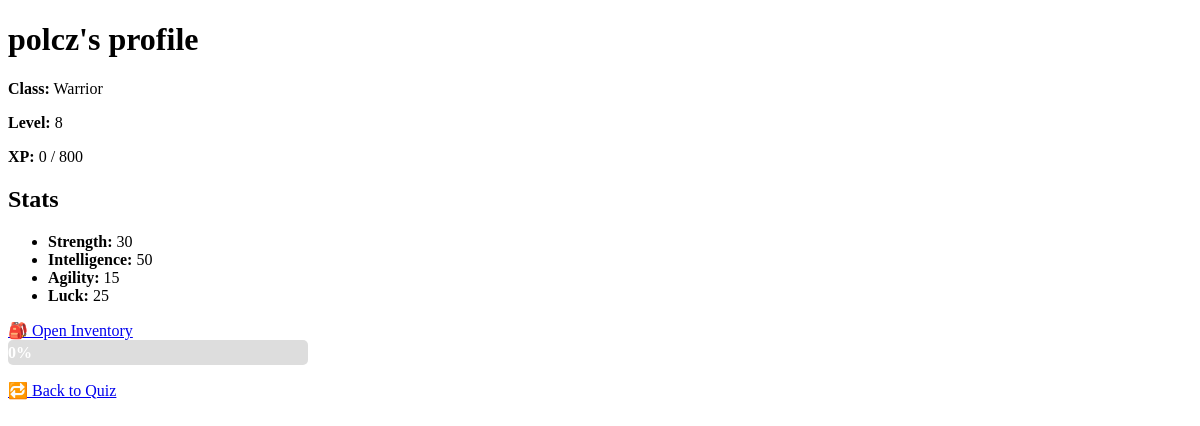
The page /profile/ (signed in) on the database as committed earlier.
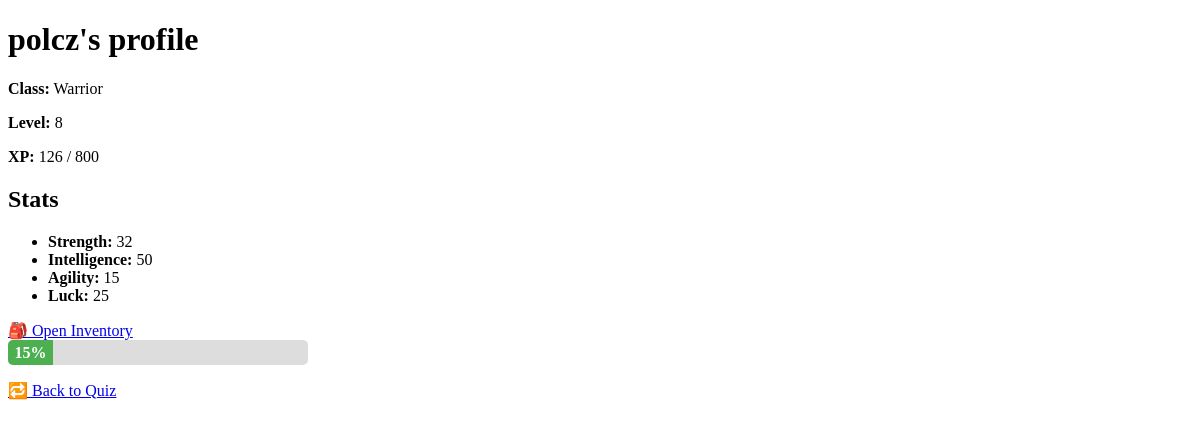
The same page on the database as committed later.
### game/models.py (models this page shows, shortened)
class Character(models.Model):
    CLASS_CHOICES = [
        ("warrior", "Warrior"),
        ("mage", "Mage"),
        ("rogue", "Rogue"),
    ]
    user = models.OneToOneField(User, on_delete=models.CASCADE)
    name = models.CharField(max_length=100)
    character_class = models.CharField(
        max_length=20, choices=CLASS_CHOICES, default="warrior")
    level = models.IntegerField(default=1)
    experience = models.IntegerField(default=0)
    items = models.ManyToManyField("Item", related_name="characters", blank=True)
    strength = models.IntegerField(default=5)
    intelligence = models.IntegerField(default=5)
    agility = models.IntegerField(default=5)
    luck = models.IntegerField(default=5)
    stat_points = models.IntegerField(default=0)
    class XpReward(TypedDict):
        total: int
        base: int
        strength_bonus: int
        intelligence_bonus: int
        double: bool

### game/views.py (the view)
# urls.py: path("profile/", views.profile_view, name="profile"),
@login_required
def profile_view(request):
    character = Character.objects.get(user=request.user)
    xp_max = character.level * 100
    xp_progress = int((character.experience / xp_max) * 100)
    return render(
        request,
        "game/profile.html",
        {"character": character, "xp_progress": xp_progress},
    )

### game/templates/game/profile.html (shortened to what this page needs)
<!DOCTYPE html>
<html>
<head>
</head>
<body>
    <h1>{{ character.name }}'s profile</h1>
    <p><strong>Class:</strong> {{ character.get_character_class_display }}</p>
    <p><strong>Level:</strong> {{ character.level }}</p>
    <p><strong>XP:</strong> {{ character.experience }} / {{ character.level|add:"0" }}00</p>
    <h2>Stats</h2>
    <ul>
        <li><strong>Strength:</strong> {{ character.strength }}</li>
        <li><strong>Intelligence:</strong> {{ character.intelligence }}</li>
        <li><strong>Agility:</strong> {{ character.agility }}</li>
        <li><strong>Luck:</strong> {{ character.luck }}</li>
    </ul>
    <a href="{% url 'inventory' %}" class="button">🎒 Open Inventory</a>
    <div class="progress-bar-container">
        <div class="progress-bar-fill">
            {{ xp_progress }}%
        </div>
    </div>
    <p><a href="{% url 'quiz' %}">🔁 Back to Quiz</a></p>
</body>
</html>

Rows that differ between the two databases and show on the page:
changed Character "polcz": experience "0" → "126"; strength "30" → "32"
Other text that changed with them:
{{ xp_progress }}: "0" → "15"
